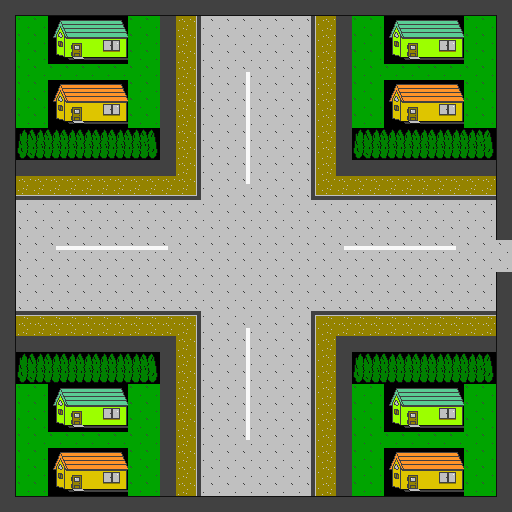

Tiled map render using the project's own tile images. Description and the map definition, with tile-layer contents summarised, below:
An orthogonal 32x32 tile map with 16x16 px tiles, 3 tile layers (base_layer, back_layer, front_layer), 3 hidden layers not drawn, 2 tilesets.

<map version="1.2" tiledversion="1.2.1" orientation="orthogonal" renderorder="right-down" width="32" height="32" tilewidth="16" tileheight="16" infinite="0" nextlayerid="8" nextobjectid="2">
 <tileset firstgid="1" source="stage4_bg_tileset.tsx" />
 <tileset firstgid="257" source="area_tileset.tsx" />
 <layer id="1" name="base_layer" width="32" height="32" locked="1">
  <data>[1024 cells, 1024 non-empty, 17 distinct tile ids]</data>
 </layer>
 <layer id="2" name="back_layer" width="32" height="32" locked="1">
  <data>[1024 cells, 192 non-empty, 36 distinct tile ids]</data>
 </layer>
 <layer id="3" name="front_layer" width="32" height="32" locked="1">
  <data>[1024 cells, 198 non-empty, 9 distinct tile ids]</data>
 </layer>
 <layer id="5" name="object_layer" width="32" height="32" visible="0" locked="1">
  <data>[1024 cells, 28 non-empty, 27 distinct tile ids]</data>
 </layer>
 <layer id="6" name="area_layer" width="32" height="32" visible="0" locked="1">
  <data>[1024 cells, 502 non-empty, 4 distinct tile ids]</data>
 </layer>
 <layer id="7" name="connect_layer" width="32" height="32" visible="0" locked="1">
  <data>[1024 cells, 6 non-empty, 6 distinct tile ids]</data>
 </layer>
</map>